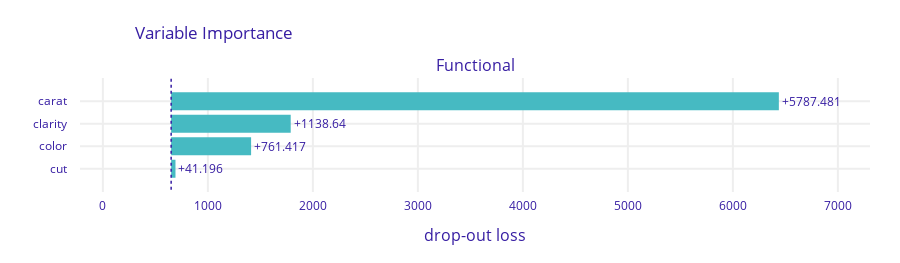

Here is the notebook cell this chart was saved with:
### Code cell
def pred_fun(m, X):
    return m.predict(preprocessor.transform(X), batch_size=1000).flatten()


exp = dx.Explainer(
    model,
    data=df_valid[ord_features + ["carat"]],
    y=y_valid,
    predict_function=pred_fun,
    verbose=False,
)

vi = exp.model_parts()
vi.plot()

### Figure 1 — Plotly figure (JSON) as saved in the notebook; plotly's stock layout.template omitted (floating-point values rounded to 4 significant figures)
{"data": [{"base": 650.6, "hoverinfo": "text", "hoverlabel": {"bgcolor": "rgba(0,0,0,0.8)"}, "hovertext": ["Model: Functional loss after<br>variable: carat is permuted: 6438.113<br>Drop-out loss change: +5787.481", "Model: Functional loss after<br>variable: clarity is permuted: 1789.272<br>Drop-out loss change: +1138.64", "Model: Functional loss after<br>variable: color is permuted: 1412.049<br>Drop-out loss change: +761.417", "Model: Functional loss after<br>variable: cut is permuted: 691.828<br>Drop-out loss change: +41.196"], "marker": {"color": "#46bac2"}, "orientation": "h", "showlegend": false, "text": ["+5787.481", "+1138.64", "+761.417", "+41.196"], "textposition": "outside", "type": "bar", "x": [5787.0, 1139.0, 761.4, 41.2], "xaxis": "x", "y": ["carat", "clarity", "color", "cut"], "yaxis": "y"}], "layout": {"annotations": [{"font": {"size": 16}, "showarrow": false, "text": "Functional", "x": 0.5, "xanchor": "center", "xref": "paper", "y": 1, "yanchor": "bottom", "yref": "paper"}, {"font": {"size": 16}, "showarrow": false, "text": "drop-out loss", "x": 0.5, "xanchor": "center", "xref": "paper", "y": 0, "yanchor": "top", "yref": "paper", "yshift": -30}], "font": {"color": "#371ea3"}, "height": 263, "margin": {"b": 71, "r": 30, "t": 78}, "shapes": [{"line": {"color": "#371ea3", "dash": "dot", "width": 1.5}, "type": "line", "x0": 650.6, "x1": 650.6, "xref": "x", "y0": -1, "y1": 4, "yref": "y"}], "title": {"text": "Variable Importance", "x": 0.15}, "xaxis": {"anchor": "y", "automargin": true, "domain": [0, 1], "fixedrange": true, "gridwidth": 2, "range": [-217.5, 7306.0], "tickcolor": "white", "ticklen": 3, "ticks": "outside", "type": "linear", "zeroline": false}, "yaxis": {"anchor": "x", "automargin": true, "autorange": "reversed", "domain": [0, 1], "fixedrange": true, "gridwidth": 2, "tickcolor": "white", "ticklen": 10, "ticks": "outside", "type": "category"}}}
